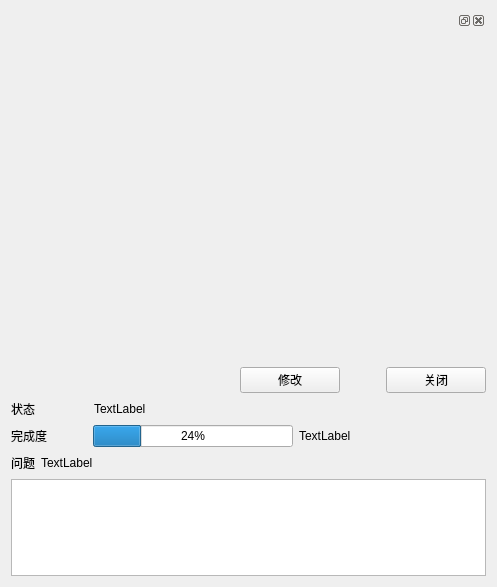
<?xml version="1.0" encoding="UTF-8"?>
<ui version="4.0">
 <class>CMDBatchModifyWidget</class>
 <widget class="QWidget" name="CMDBatchModifyWidget">
  <property name="geometry">
   <rect>
    <x>0</x>
    <y>0</y>
    <width>497</width>
    <height>587</height>
   </rect>
  </property>
  <property name="windowTitle">
   <string>Form</string>
  </property>
  <layout class="QGridLayout" name="gridLayout">
   <item row="0" column="0">
    <layout class="QVBoxLayout" name="verticalLayout">
     <item>
      <widget class="QDockWidget" name="dockWidget">
       <property name="minimumSize">
        <size>
         <width>80</width>
         <height>350</height>
        </size>
       </property>
       <widget class="QWidget" name="dockWidgetContents"/>
      </widget>
     </item>
     <item>
      <layout class="QHBoxLayout" name="horizontalLayout">
       <item>
        <spacer name="horizontalSpacer">
         <property name="orientation">
          <enum>Qt::Horizontal</enum>
         </property>
         <property name="sizeHint" stdset="0">
          <size>
           <width>40</width>
           <height>20</height>
          </size>
         </property>
        </spacer>
       </item>
       <item>
        <widget class="QPushButton" name="modifyPushButton">
         <property name="minimumSize">
          <size>
           <width>100</width>
           <height>0</height>
          </size>
         </property>
         <property name="text">
          <string>修改</string>
         </property>
        </widget>
       </item>
       <item>
        <spacer name="horizontalSpacer_2">
         <property name="orientation">
          <enum>Qt::Horizontal</enum>
         </property>
         <property name="sizeType">
          <enum>QSizePolicy::Minimum</enum>
         </property>
         <property name="sizeHint" stdset="0">
          <size>
           <width>40</width>
           <height>20</height>
          </size>
         </property>
        </spacer>
       </item>
       <item>
        <widget class="QPushButton" name="closePushButton">
         <property name="minimumSize">
          <size>
           <width>100</width>
           <height>0</height>
          </size>
         </property>
         <property name="text">
          <string>关闭</string>
         </property>
        </widget>
       </item>
      </layout>
     </item>
     <item>
      <layout class="QHBoxLayout" name="horizontalLayout_2">
       <item>
        <widget class="QLabel" name="label">
         <property name="text">
          <string>状态</string>
         </property>
        </widget>
       </item>
       <item>
        <spacer name="horizontalSpacer_4">
         <property name="orientation">
          <enum>Qt::Horizontal</enum>
         </property>
         <property name="sizeType">
          <enum>QSizePolicy::Maximum</enum>
         </property>
         <property name="sizeHint" stdset="0">
          <size>
           <width>53</width>
           <height>20</height>
          </size>
         </property>
        </spacer>
       </item>
       <item>
        <widget class="QLabel" name="stateLabel">
         <property name="minimumSize">
          <size>
           <width>150</width>
           <height>0</height>
          </size>
         </property>
         <property name="text">
          <string>TextLabel</string>
         </property>
        </widget>
       </item>
       <item>
        <spacer name="horizontalSpacer_5">
         <property name="orientation">
          <enum>Qt::Horizontal</enum>
         </property>
         <property name="sizeHint" stdset="0">
          <size>
           <width>40</width>
           <height>20</height>
          </size>
         </property>
        </spacer>
       </item>
      </layout>
     </item>
     <item>
      <layout class="QHBoxLayout" name="horizontalLayout_3">
       <item>
        <widget class="QLabel" name="label_3">
         <property name="text">
          <string>完成度</string>
         </property>
        </widget>
       </item>
       <item>
        <spacer name="horizontalSpacer_6">
         <property name="orientation">
          <enum>Qt::Horizontal</enum>
         </property>
         <property name="sizeType">
          <enum>QSizePolicy::Maximum</enum>
         </property>
         <property name="sizeHint" stdset="0">
          <size>
           <width>40</width>
           <height>20</height>
          </size>
         </property>
        </spacer>
       </item>
       <item>
        <widget class="QProgressBar" name="progressBar">
         <property name="minimumSize">
          <size>
           <width>200</width>
           <height>0</height>
          </size>
         </property>
         <property name="value">
          <number>24</number>
         </property>
        </widget>
       </item>
       <item>
        <widget class="QLabel" name="progressLabel">
         <property name="minimumSize">
          <size>
           <width>80</width>
           <height>0</height>
          </size>
         </property>
         <property name="text">
          <string>TextLabel</string>
         </property>
        </widget>
       </item>
       <item>
        <spacer name="horizontalSpacer_7">
         <property name="orientation">
          <enum>Qt::Horizontal</enum>
         </property>
         <property name="sizeHint" stdset="0">
          <size>
           <width>40</width>
           <height>20</height>
          </size>
         </property>
        </spacer>
       </item>
      </layout>
     </item>
     <item>
      <layout class="QHBoxLayout" name="horizontalLayout_4">
       <item>
        <widget class="QLabel" name="label_5">
         <property name="text">
          <string>问题</string>
         </property>
        </widget>
       </item>
       <item>
        <widget class="QLabel" name="problemLabel">
         <property name="text">
          <string>TextLabel</string>
         </property>
        </widget>
       </item>
       <item>
        <spacer name="horizontalSpacer_8">
         <property name="orientation">
          <enum>Qt::Horizontal</enum>
         </property>
         <property name="sizeHint" stdset="0">
          <size>
           <width>40</width>
           <height>20</height>
          </size>
         </property>
        </spacer>
       </item>
      </layout>
     </item>
     <item>
      <widget class="QTextEdit" name="textEdit"/>
     </item>
    </layout>
   </item>
  </layout>
 </widget>
 <resources/>
 <connections/>
</ui>
